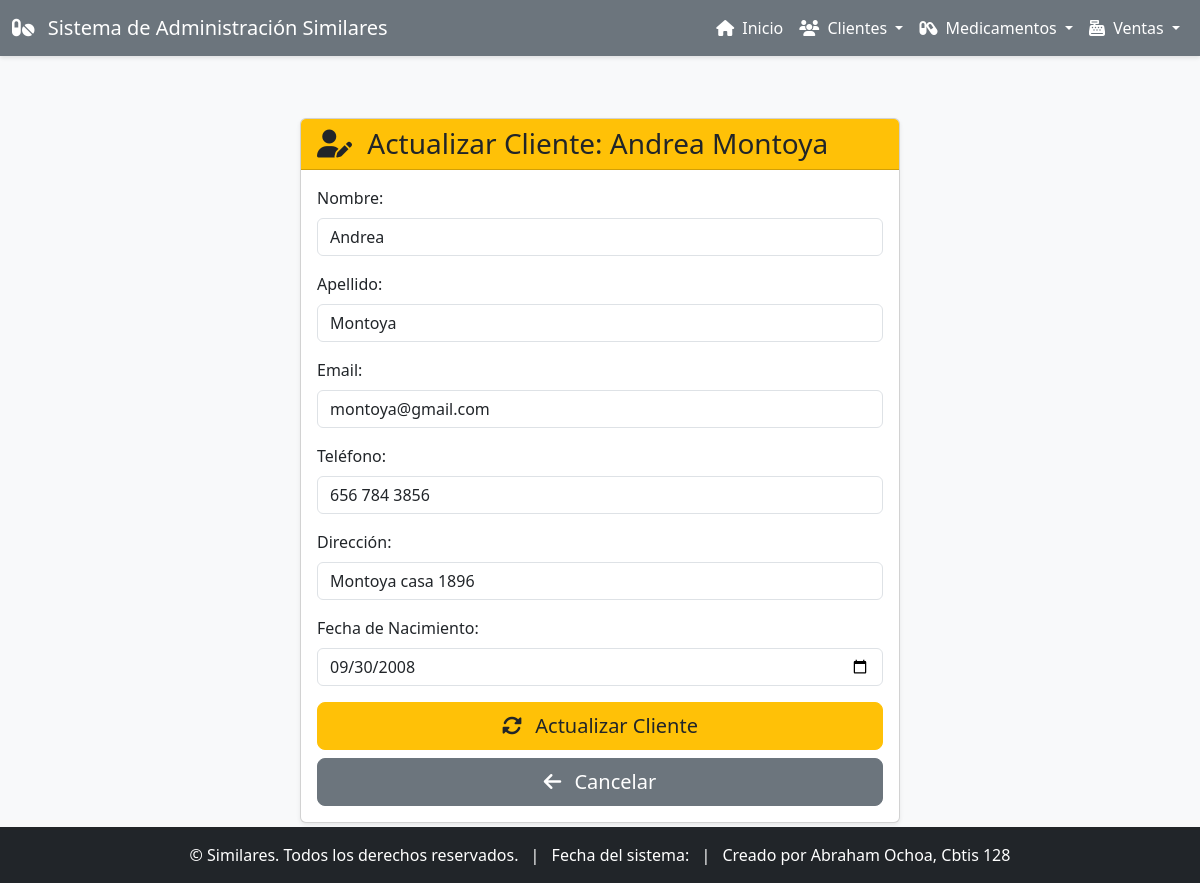
The app's page /clientes/actualizar/2/ with its own data.
### app_Similares/models.py (models this page shows, shortened)
class Cliente(models.Model):
    nombre = models.CharField(max_length=100)
    apellido = models.CharField(max_length=100)
    email = models.EmailField(unique=True)
    telefono = models.CharField(max_length=15)
    direccion = models.CharField(max_length=200)
    fecha_nacimiento = models.DateField(null=True, blank=True)
    registrado_en = models.DateTimeField(auto_now_add=True)

### app_Similares/views.py (the view)
# urls.py: path('clientes/actualizar/<int:pk>/', views.actualizar_cliente, name='actualizar_cliente'),
def actualizar_cliente(request, pk):
    cliente = get_object_or_404(Cliente, pk=pk)
    return render(request, 'app_Similares/clientes/actualizar_clientes.html', {'cliente': cliente})

### app_Similares/templates/app_Similares/clientes/actualizar_clientes.html (shortened to what this page needs)
{% extends 'app_Similares/base.html' %}
{% block content %}
<div class="container mt-4">
    <div class="card shadow-sm mx-auto" style="max-width: 600px;">
        <div class="card-header bg-warning text-dark">
            <h3 class="mb-0"><i class="fas fa-user-edit me-2"></i> Actualizar Cliente: {{ cliente.nombre }} {{ cliente.apellido }}</h3>
        </div>
        <div class="card-body">
            <form method="post" action="{% url 'realizar_actualizacion_cliente' cliente.pk %}">
                <div class="mb-3">
                    <label for="nombre" class="form-label">Nombre:</label>
                    <input type="text" class="form-control" id="nombre" name="nombre" value="{{ cliente.nombre }}" required>
                </div>
                <div class="mb-3">
                    <label for="apellido" class="form-label">Apellido:</label>
                    <input type="text" class="form-control" id="apellido" name="apellido" value="{{ cliente.apellido }}" required>
                </div>
                <div class="mb-3">
                    <label for="email" class="form-label">Email:</label>
                    <input type="email" class="form-control" id="email" name="email" value="{{ cliente.email }}" required>
                </div>
                <div class="mb-3">
                    <label for="telefono" class="form-label">Teléfono:</label>
                    <input type="text" class="form-control" id="telefono" name="telefono" value="{{ cliente.telefono|default_if_none:"" }}">
                </div>
                <div class="mb-3">
                    <label for="direccion" class="form-label">Dirección:</label>
                    <input type="text" class="form-control" id="direccion" name="direccion" value="{{ cliente.direccion|default_if_none:"" }}">
                </div>
                <div class="mb-3">
                    <label for="fecha_nacimiento" class="form-label">Fecha de Nacimiento:</label>
                    <input type="date" class="form-control" id="fecha_nacimiento" name="fecha_nacimiento" value="{{ cliente.fecha_nacimiento|date:'Y-m-d'|default_if_none:"" }}">
                </div>
                <div class="d-grid gap-2">
                    <button type="submit" class="btn btn-warning btn-lg text-dark"><i class="fas fa-sync-alt me-2"></i> Actualizar Cliente</button>
                    <a href="{% url 'ver_clientes' %}" class="btn btn-secondary btn-lg"><i class="fas fa-arrow-left me-2"></i> Cancelar</a>
                </div>
            </form>
        </div>
    </div>
</div>
{% endblock %}

### app_Similares/templates/app_Similares/base.html (style rules this page uses)
body { display: flex; flex-direction: column; min-height: 100vh; background-color: #f8f9fa; }
.btn-warning { background-color: #ffc107; border-color: #ffc107; }

### records on screen
Cliente: nombre "Andrea", apellido "Montoya", email "montoya@gmail.com", telefono "656 784 3856", direccion "Montoya casa 1896", fecha_nacimiento "09/30/2008"
